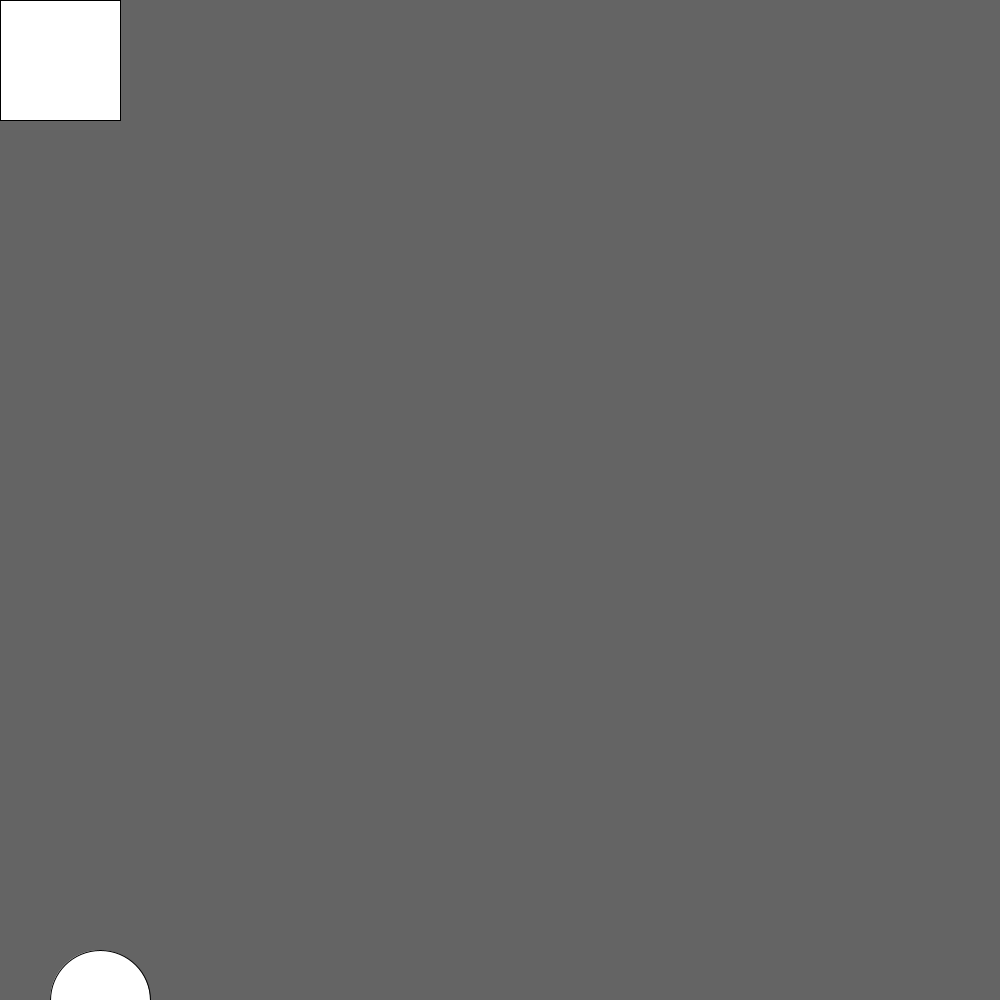
Frame 1 (no input)
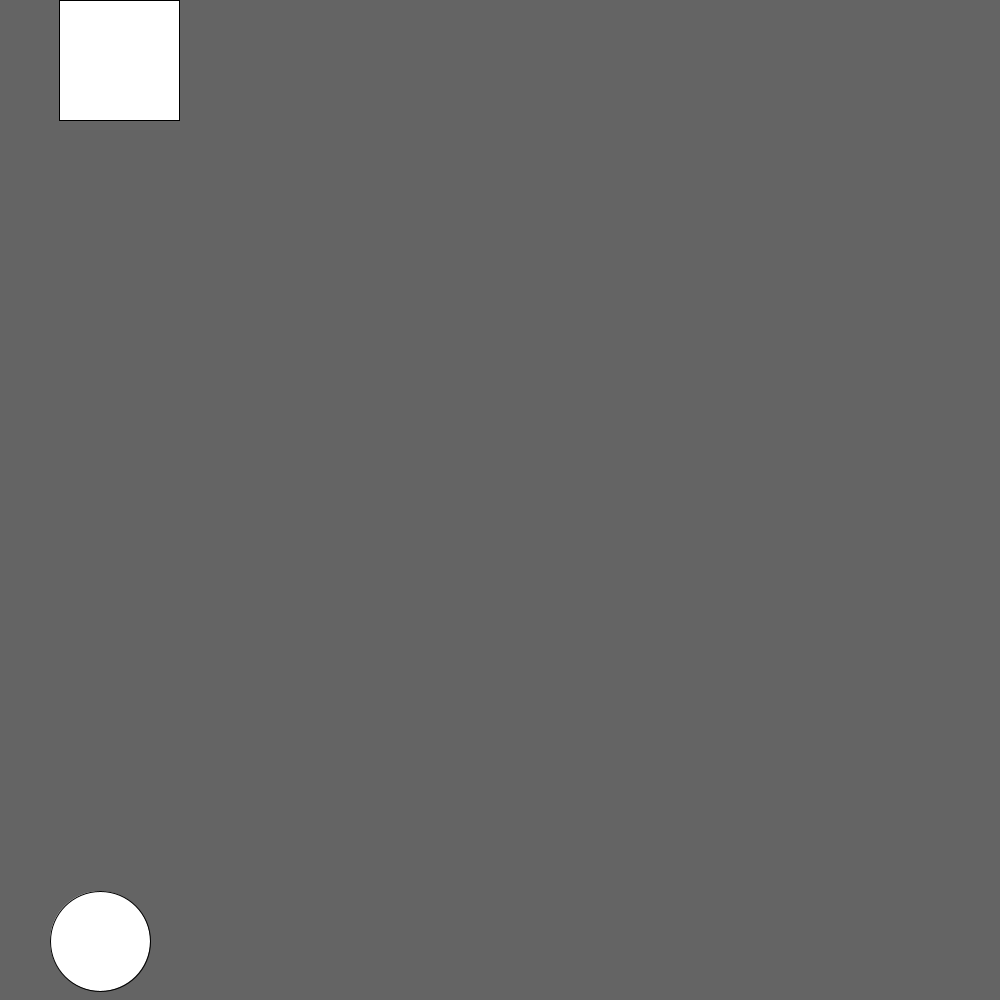
Frame 60 (the mouse pressed at the canvas centre just before this capture)
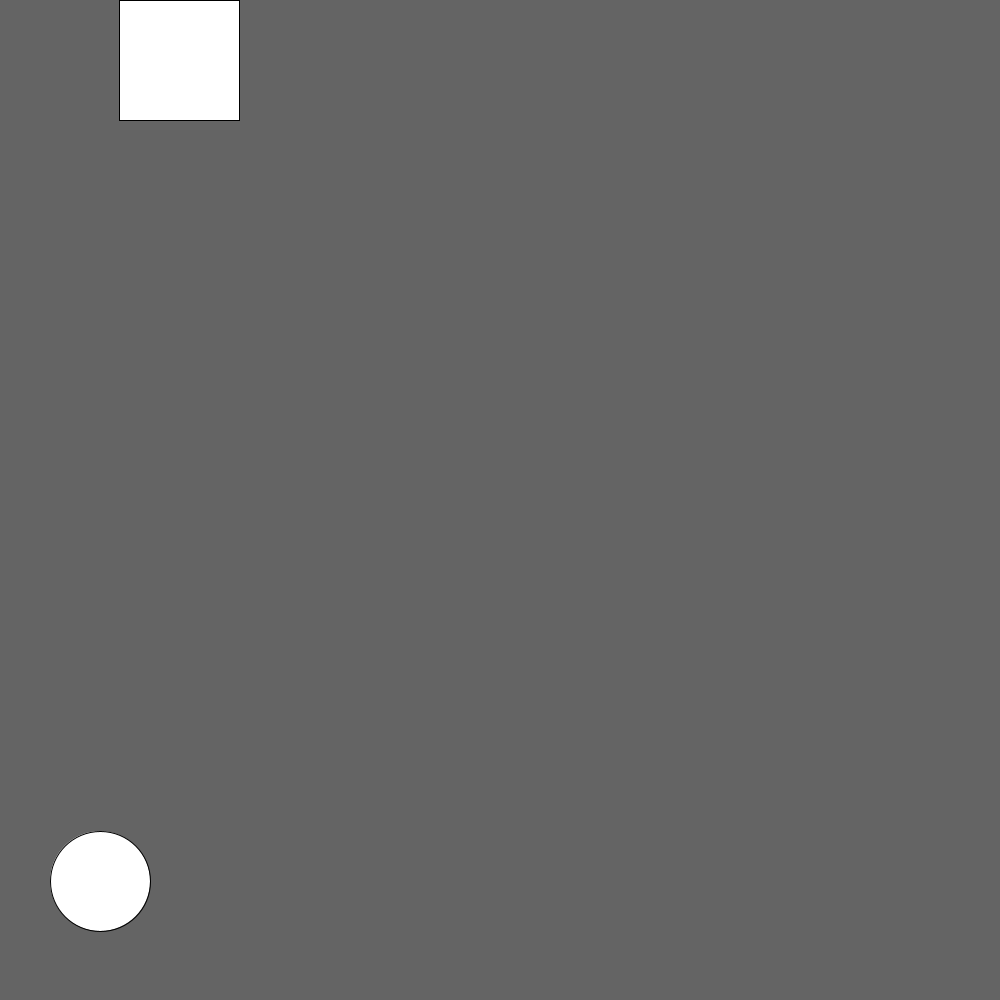
Frame 120 (the mouse held since frame 60 and released just before this capture)

The Processing sketch that drew these frames (run headless with seeded random() and noise(); from frame 60 on, the mouse is pressed at the canvas centre):

// Processing sketch: variables_assignment
// ── variables_assignment.pde
int number = 0;
int x = 0;
int y = 1000;

void setup() {
  size(1000, 1000);
}

void draw(){
  background(100); 

  square(x, 0, 120);
  x = x + 1;
  
  circle(100, y, 100);
  y = y - 1; // 1 is speed of increase
  
}
